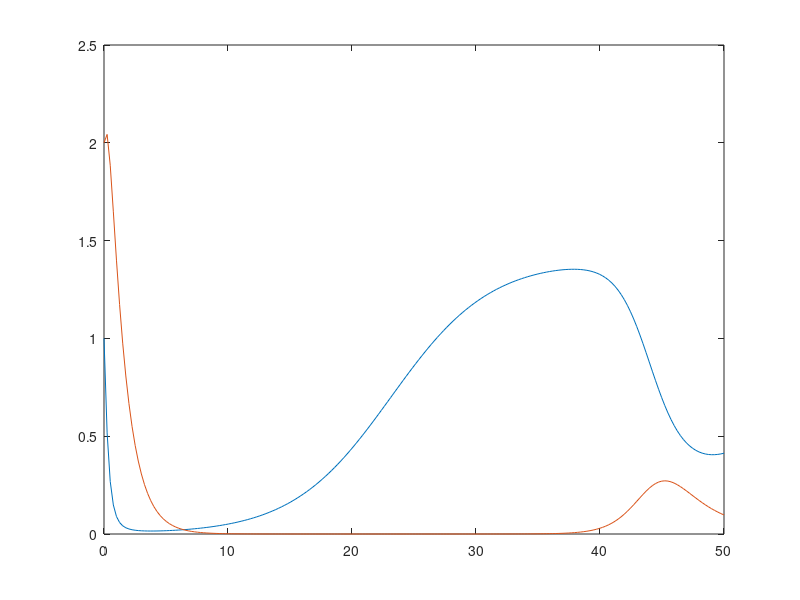

Here is the MATLAB script that generated this plot:
#!octave
# 1.2.6 Producing Graphical Output
printf("1.2.6 Producing Graphical Output\n");
function xdot = f (x, t)
r = 0.25;
k = 1.4;
a = 1.5;
b = 0.16;
c = 0.9;
d = 0.8;
xdot(1) = r*x(1)*(1 - x(1)/k) - a*x(1)*x(2)/(1 + b*x(1));
xdot(2) = c*a*x(1)*x(2)/(1 + b*x(1)) - d*x(2);
endfunction
x0 = [1; 2];
t = linspace (0, 50, 200)';
x = lsode ("f", x0, t);
plot (t, x)
pause